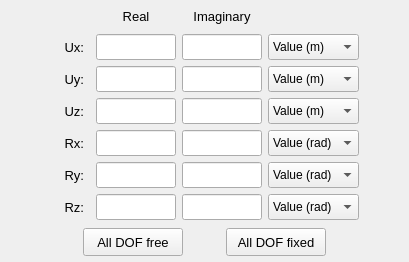
              <widget class="QFrame" name="frame_8">
               <property name="minimumSize">
                <size>
                 <width>340</width>
                 <height>0</height>
                </size>
               </property>
               <property name="maximumSize">
                <size>
                 <width>16777215</width>
                 <height>320</height>
                </size>
               </property>
               <property name="font">
                <font>
                 <pointsize>10</pointsize>
                </font>
               </property>
               <property name="frameShape">
                <enum>QFrame::NoFrame</enum>
               </property>
               <property name="frameShadow">
                <enum>QFrame::Raised</enum>
               </property>
               <layout class="QGridLayout" name="gridLayout">
                <property name="leftMargin">
                 <number>4</number>
                </property>
                <property name="topMargin">
                 <number>4</number>
                </property>
                <property name="rightMargin">
                 <number>4</number>
                </property>
                <property name="bottomMargin">
                 <number>4</number>
                </property>
                <property name="spacing">
                 <number>6</number>
                </property>
                <item row="6" column="4">
                 <widget class="QLineEdit" name="lineEdit_real_rx">
                  <property name="minimumSize">
                   <size>
                    <width>80</width>
                    <height>26</height>
                   </size>
                  </property>
                  <property name="maximumSize">
                   <size>
                    <width>80</width>
                    <height>26</height>
                   </size>
                  </property>
                  <property name="font">
                   <font>
                    <pointsize>10</pointsize>
                    <weight>50</weight>
                    <bold>false</bold>
                   </font>
                  </property>
                  <property name="styleSheet">
                   <string notr="true"/>
                  </property>
                  <property name="alignment">
                   <set>Qt::AlignCenter</set>
                  </property>
                 </widget>
                </item>
                <item row="6" column="2">
                 <widget class="QLabel" name="label_Rx_constant">
                  <property name="minimumSize">
                   <size>
                    <width>40</width>
                    <height>26</height>
                   </size>
                  </property>
                  <property name="maximumSize">
                   <size>
                    <width>80</width>
                    <height>26</height>
                   </size>
                  </property>
                  <property name="font">
                   <font>
                    <pointsize>10</pointsize>
                   </font>
                  </property>
                  <property name="text">
                   <string>Rx:</string>
                  </property>
                  <property name="alignment">
                   <set>Qt::AlignRight|Qt::AlignTrailing|Qt::AlignVCenter</set>
                  </property>
                 </widget>
                </item>
                <item row="3" column="6">
                 <widget class="QComboBox" name="comboBox_displacement_ux">
                  <property name="minimumSize">
                   <size>
                    <width>90</width>
                    <height>26</height>
                   </size>
                  </property>
                  <property name="font">
                   <font>
                    <pointsize>9</pointsize>
                   </font>
                  </property>
                  <item>
                   <property name="text">
                    <string>Value (m)</string>
                   </property>
                  </item>
                  <item>
                   <property name="text">
                    <string>Free</string>
                   </property>
                  </item>
                  <item>
                   <property name="text">
                    <string>Fixed</string>
                   </property>
                  </item>
                 </widget>
                </item>
                <item row="4" column="5">
                 <widget class="QLineEdit" name="lineEdit_imag_uy">
                  <property name="minimumSize">
                   <size>
                    <width>80</width>
                    <height>26</height>
                   </size>
                  </property>
                  <property name="maximumSize">
                   <size>
                    <width>80</width>
                    <height>26</height>
                   </size>
                  </property>
                  <property name="font">
                   <font>
                    <family>MS Shell Dlg 2</family>
                    <pointsize>10</pointsize>
                    <weight>50</weight>
                    <italic>false</italic>
                    <bold>false</bold>
                   </font>
                  </property>
                  <property name="styleSheet">
                   <string notr="true"/>
                  </property>
                  <property name="alignment">
                   <set>Qt::AlignCenter</set>
                  </property>
                 </widget>
                </item>
                <item row="5" column="6">
                 <widget class="QComboBox" name="comboBox_displacement_uz">
                  <property name="minimumSize">
                   <size>
                    <width>90</width>
                    <height>26</height>
                   </size>
                  </property>
                  <property name="font">
                   <font>
                    <pointsize>9</pointsize>
                   </font>
                  </property>
                  <item>
                   <property name="text">
                    <string>Value (m)</string>
                   </property>
                  </item>
                  <item>
                   <property name="text">
                    <string>Free</string>
                   </property>
                  </item>
                  <item>
                   <property name="text">
                    <string>Fixed</string>
                   </property>
                  </item>
                 </widget>
                </item>
                <item row="4" column="6">
                 <widget class="QComboBox" name="comboBox_displacement_uy">
                  <property name="minimumSize">
                   <size>
                    <width>90</width>
                    <height>26</height>
                   </size>
                  </property>
                  <property name="font">
                   <font>
                    <pointsize>9</pointsize>
                   </font>
                  </property>
                  <item>
                   <property name="text">
                    <string>Value (m)</string>
                   </property>
                  </item>
                  <item>
                   <property name="text">
                    <string>Free</string>
                   </property>
                  </item>
                  <item>
                   <property name="text">
                    <string>Fixed</string>
                   </property>
                  </item>
                 </widget>
                </item>
                <item row="3" column="8">
                 <spacer name="horizontalSpacer">
                  <property name="orientation">
                   <enum>Qt::Horizontal</enum>
                  </property>
                  <property name="sizeHint" stdset="0">
                   <size>
                    <width>40</width>
                    <height>20</height>
                   </size>
                  </property>
                 </spacer>
                </item>
                <item row="3" column="0">
                 <spacer name="horizontalSpacer_2">
                  <property name="orientation">
                   <enum>Qt::Horizontal</enum>
                  </property>
                  <property name="sizeHint" stdset="0">
                   <size>
                    <width>40</width>
                    <height>20</height>
                   </size>
                  </property>
                 </spacer>
                </item>
                <item row="2" column="4">
                 <widget class="QLabel" name="label_4">
                  <property name="minimumSize">
                   <size>
                    <width>80</width>
                    <height>24</height>
                   </size>
                  </property>
                  <property name="maximumSize">
                   <size>
                    <width>80</width>
                    <height>24</height>
                   </size>
                  </property>
                  <property name="font">
                   <font>
                    <family>MS Shell Dlg 2</family>
                    <pointsize>10</pointsize>
                    <weight>50</weight>
                    <italic>false</italic>
                    <bold>false</bold>
                   </font>
                  </property>
                  <property name="text">
                   <string>Real</string>
                  </property>
                  <property name="alignment">
                   <set>Qt::AlignCenter</set>
                  </property>
                 </widget>
                </item>
                <item row="2" column="5">
                 <widget class="QLabel" name="label_20">
                  <property name="minimumSize">
                   <size>
                    <width>80</width>
                    <height>24</height>
                   </size>
                  </property>
                  <property name="maximumSize">
                   <size>
                    <width>80</width>
                    <height>24</height>
                   </size>
                  </property>
                  <property name="font">
                   <font>
                    <family>MS Shell Dlg 2</family>
                    <pointsize>10</pointsize>
                    <weight>50</weight>
                    <italic>false</italic>
                    <bold>false</bold>
                   </font>
                  </property>
                  <property name="text">
                   <string>Imaginary</string>
                  </property>
                  <property name="alignment">
                   <set>Qt::AlignCenter</set>
                  </property>
                 </widget>
                </item>
                <item row="3" column="4">
                 <widget class="QLineEdit" name="lineEdit_real_ux">
                  <property name="minimumSize">
                   <size>
                    <width>80</width>
                    <height>26</height>
                   </size>
                  </property>
                  <property name="maximumSize">
                   <size>
                    <width>80</width>
                    <height>26</height>
                   </size>
                  </property>
                  <property name="font">
                   <font>
                    <family>MS Shell Dlg 2</family>
                    <pointsize>10</pointsize>
                    <weight>50</weight>
                    <italic>false</italic>
                    <bold>false</bold>
                   </font>
                  </property>
                  <property name="styleSheet">
                   <string notr="true"/>
                  </property>
                  <property name="text">
                   <string/>
                  </property>
                  <property name="alignment">
                   <set>Qt::AlignCenter</set>
                  </property>
                 </widget>
                </item>
                <item row="7" column="2">
                 <widget class="QLabel" name="label_Ry_constant">
                  <property name="minimumSize">
                   <size>
                    <width>40</width>
                    <height>26</height>
                   </size>
                  </property>
                  <property name="maximumSize">
                   <size>
                    <width>80</width>
                    <height>26</height>
                   </size>
                  </property>
                  <property name="font">
                   <font>
                    <pointsize>10</pointsize>
                   </font>
                  </property>
                  <property name="text">
                   <string> Ry:</string>
                  </property>
                  <property name="alignment">
                   <set>Qt::AlignRight|Qt::AlignTrailing|Qt::AlignVCenter</set>
                  </property>
                 </widget>
                </item>
                <item row="5" column="5">
                 <widget class="QLineEdit" name="lineEdit_imag_uz">
                  <property name="minimumSize">
                   <size>
                    <width>80</width>
                    <height>26</height>
                   </size>
                  </property>
                  <property name="maximumSize">
                   <size>
                    <width>80</width>
                    <height>26</height>
                   </size>
                  </property>
                  <property name="font">
                   <font>
                    <family>MS Shell Dlg 2</family>
                    <pointsize>10</pointsize>
                    <weight>50</weight>
                    <italic>false</italic>
                    <bold>false</bold>
                   </font>
                  </property>
                  <property name="styleSheet">
                   <string notr="true"/>
                  </property>
                  <property name="alignment">
                   <set>Qt::AlignCenter</set>
                  </property>
                 </widget>
                </item>
                <item row="5" column="4">
                 <widget class="QLineEdit" name="lineEdit_real_uz">
                  <property name="minimumSize">
                   <size>
                    <width>80</width>
                    <height>26</height>
                   </size>
                  </property>
                  <property name="maximumSize">
                   <size>
                    <width>80</width>
                    <height>26</height>
                   </size>
                  </property>
                  <property name="font">
                   <font>
                    <family>MS Shell Dlg 2</family>
                    <pointsize>10</pointsize>
                    <weight>50</weight>
                    <italic>false</italic>
                    <bold>false</bold>
                   </font>
                  </property>
                  <property name="styleSheet">
                   <string notr="true"/>
                  </property>
                  <property name="alignment">
                   <set>Qt::AlignCenter</set>
                  </property>
                 </widget>
                </item>
                <item row="4" column="4">
                 <widget class="QLineEdit" name="lineEdit_real_uy">
                  <property name="minimumSize">
                   <size>
                    <width>80</width>
                    <height>26</height>
                   </size>
                  </property>
                  <property name="maximumSize">
                   <size>
                    <width>80</width>
                    <height>26</height>
                   </size>
                  </property>
                  <property name="font">
                   <font>
                    <family>MS Shell Dlg 2</family>
                    <pointsize>10</pointsize>
                    <weight>50</weight>
                    <italic>false</italic>
                    <bold>false</bold>
                   </font>
                  </property>
                  <property name="styleSheet">
                   <string notr="true"/>
                  </property>
                  <property name="alignment">
                   <set>Qt::AlignCenter</set>
                  </property>
                 </widget>
                </item>
                <item row="5" column="2">
                 <widget class="QLabel" name="label_Uz_constant">
                  <property name="minimumSize">
                   <size>
                    <width>40</width>
                    <height>26</height>
                   </size>
                  </property>
                  <property name="maximumSize">
                   <size>
                    <width>80</width>
                    <height>26</height>
                   </size>
                  </property>
                  <property name="font">
                   <font>
                    <family>MS Shell Dlg 2</family>
                    <pointsize>10</pointsize>
                    <weight>50</weight>
                    <italic>false</italic>
                    <bold>false</bold>
                   </font>
                  </property>
                  <property name="text">
                   <string>Uz:</string>
                  </property>
                  <property name="alignment">
                   <set>Qt::AlignRight|Qt::AlignTrailing|Qt::AlignVCenter</set>
                  </property>
                 </widget>
                </item>
                <item row="3" column="5">
                 <widget class="QLineEdit" name="lineEdit_imag_ux">
                  <property name="minimumSize">
                   <size>
                    <width>80</width>
                    <height>26</height>
                   </size>
                  </property>
                  <property name="maximumSize">
                   <size>
                    <width>80</width>
                    <height>26</height>
                   </size>
                  </property>
                  <property name="font">
                   <font>
                    <family>MS Shell Dlg 2</family>
                    <pointsize>10</pointsize>
                    <weight>50</weight>
                    <italic>false</italic>
                    <bold>false</bold>
                   </font>
                  </property>
                  <property name="styleSheet">
                   <string notr="true"/>
                  </property>
                  <property name="alignment">
                   <set>Qt::AlignCenter</set>
                  </property>
                 </widget>
                </item>
                <item row="4" column="2">
                 <widget class="QLabel" name="label_Uy_constant">
                  <property name="minimumSize">
                   <size>
                    <width>40</width>
                    <height>26</height>
                   </size>
                  </property>
                  <property name="maximumSize">
                   <size>
                    <width>80</width>
                    <height>26</height>
                   </size>
                  </property>
                  <property name="font">
                   <font>
                    <family>MS Shell Dlg 2</family>
                    <pointsize>10</pointsize>
                    <weight>50</weight>
                    <italic>false</italic>
                    <bold>false</bold>
                   </font>
                  </property>
                  <property name="text">
                   <string>Uy:</string>
                  </property>
                  <property name="alignment">
                   <set>Qt::AlignRight|Qt::AlignTrailing|Qt::AlignVCenter</set>
                  </property>
                 </widget>
                </item>
                <item row="8" column="5">
                 <widget class="QLineEdit" name="lineEdit_imag_rz">
                  <property name="minimumSize">
                   <size>
                    <width>80</width>
                    <height>26</height>
                   </size>
                  </property>
                  <property name="maximumSize">
                   <size>
                    <width>80</width>
                    <height>26</height>
                   </size>
                  </property>
                  <property name="font">
                   <font>
                    <pointsize>10</pointsize>
                    <weight>50</weight>
                    <bold>false</bold>
                   </font>
                  </property>
                  <property name="styleSheet">
                   <string notr="true"/>
                  </property>
                  <property name="alignment">
                   <set>Qt::AlignCenter</set>
                  </property>
                 </widget>
                </item>
                <item row="7" column="5">
                 <widget class="QLineEdit" name="lineEdit_imag_ry">
                  <property name="minimumSize">
                   <size>
                    <width>80</width>
                    <height>26</height>
                   </size>
                  </property>
                  <property name="maximumSize">
                   <size>
                    <width>80</width>
                    <height>26</height>
                   </size>
                  </property>
                  <property name="font">
                   <font>
                    <pointsize>10</pointsize>
                    <weight>50</weight>
                    <bold>false</bold>
                   </font>
                  </property>
                  <property name="styleSheet">
                   <string notr="true"/>
                  </property>
                  <property name="alignment">
                   <set>Qt::AlignCenter</set>
                  </property>
                 </widget>
                </item>
                <item row="7" column="4">
                 <widget class="QLineEdit" name="lineEdit_real_ry">
                  <property name="minimumSize">
                   <size>
                    <width>80</width>
                    <height>26</height>
                   </size>
                  </property>
                  <property name="maximumSize">
                   <size>
                    <width>80</width>
                    <height>26</height>
                   </size>
                  </property>
                  <property name="font">
                   <font>
                    <pointsize>10</pointsize>
                    <weight>50</weight>
                    <bold>false</bold>
                   </font>
                  </property>
                  <property name="styleSheet">
                   <string notr="true"/>
                  </property>
                  <property name="alignment">
                   <set>Qt::AlignCenter</set>
                  </property>
                 </widget>
                </item>
                <item row="8" column="4">
                 <widget class="QLineEdit" name="lineEdit_real_rz">
                  <property name="minimumSize">
                   <size>
                    <width>80</width>
                    <height>26</height>
                   </size>
                  </property>
                  <property name="maximumSize">
                   <size>
                    <width>80</width>
                    <height>26</height>
                   </size>
                  </property>
                  <property name="font">
                   <font>
                    <pointsize>10</pointsize>
                    <weight>50</weight>
                    <bold>false</bold>
                   </font>
                  </property>
                  <property name="styleSheet">
                   <string notr="true"/>
                  </property>
                  <property name="alignment">
                   <set>Qt::AlignCenter</set>
                  </property>
                 </widget>
                </item>
                <item row="6" column="5">
                 <widget class="QLineEdit" name="lineEdit_imag_rx">
                  <property name="minimumSize">
                   <size>
                    <width>80</width>
                    <height>26</height>
                   </size>
                  </property>
                  <property name="maximumSize">
                   <size>
                    <width>80</width>
                    <height>26</height>
                   </size>
                  </property>
                  <property name="font">
                   <font>
                    <pointsize>10</pointsize>
                    <weight>50</weight>
                    <bold>false</bold>
                   </font>
                  </property>
                  <property name="styleSheet">
                   <string notr="true"/>
                  </property>
                  <property name="alignment">
                   <set>Qt::AlignCenter</set>
                  </property>
                 </widget>
                </item>
                <item row="3" column="2">
                 <widget class="QLabel" name="label_Ux_constant">
                  <property name="minimumSize">
                   <size>
                    <width>40</width>
                    <height>26</height>
                   </size>
                  </property>
                  <property name="maximumSize">
                   <size>
                    <width>80</width>
                    <height>26</height>
                   </size>
                  </property>
                  <property name="font">
                   <font>
                    <family>MS Shell Dlg 2</family>
                    <pointsize>10</pointsize>
                    <weight>50</weight>
                    <italic>false</italic>
                    <bold>false</bold>
                   </font>
                  </property>
                  <property name="text">
                   <string>Ux:</string>
                  </property>
                  <property name="alignment">
                   <set>Qt::AlignRight|Qt::AlignTrailing|Qt::AlignVCenter</set>
                  </property>
                 </widget>
                </item>
                <item row="8" column="2">
                 <widget class="QLabel" name="label_Rz_constant">
                  <property name="minimumSize">
                   <size>
                    <width>40</width>
                    <height>26</height>
                   </size>
                  </property>
                  <property name="maximumSize">
                   <size>
                    <width>80</width>
                    <height>26</height>
                   </size>
                  </property>
                  <property name="font">
                   <font>
                    <pointsize>10</pointsize>
                   </font>
                  </property>
                  <property name="text">
                   <string>Rz:</string>
                  </property>
                  <property name="alignment">
                   <set>Qt::AlignRight|Qt::AlignTrailing|Qt::AlignVCenter</set>
                  </property>
                 </widget>
                </item>
                <item row="8" column="6">
                 <widget class="QComboBox" name="comboBox_rotation_rz">
                  <property name="minimumSize">
                   <size>
                    <width>90</width>
                    <height>26</height>
                   </size>
                  </property>
                  <property name="font">
                   <font>
                    <pointsize>9</pointsize>
                   </font>
                  </property>
                  <item>
                   <property name="text">
                    <string>Value (rad)</string>
                   </property>
                  </item>
                  <item>
                   <property name="text">
                    <string>Free</string>
                   </property>
                  </item>
                  <item>
                   <property name="text">
                    <string>Fixed</string>
                   </property>
                  </item>
                 </widget>
                </item>
                <item row="7" column="6">
                 <widget class="QComboBox" name="comboBox_rotation_ry">
                  <property name="minimumSize">
                   <size>
                    <width>90</width>
                    <height>26</height>
                   </size>
                  </property>
                  <property name="font">
                   <font>
                    <pointsize>9</pointsize>
                   </font>
                  </property>
                  <item>
                   <property name="text">
                    <string>Value (rad)</string>
                   </property>
                  </item>
                  <item>
                   <property name="text">
                    <string>Free</string>
                   </property>
                  </item>
                  <item>
                   <property name="text">
                    <string>Fixed</string>
                   </property>
                  </item>
                 </widget>
                </item>
                <item row="6" column="6">
                 <widget class="QComboBox" name="comboBox_rotation_rx">
                  <property name="minimumSize">
                   <size>
                    <width>90</width>
                    <height>26</height>
                   </size>
                  </property>
                  <property name="font">
                   <font>
                    <pointsize>9</pointsize>
                   </font>
                  </property>
                  <item>
                   <property name="text">
                    <string>Value (rad)</string>
                   </property>
                  </item>
                  <item>
                   <property name="text">
                    <string>Free</string>
                   </property>
                  </item>
                  <item>
                   <property name="text">
                    <string>Fixed</string>
                   </property>
                  </item>
                 </widget>
                </item>
                <item row="9" column="2" colspan="6">
                 <widget class="QFrame" name="frame_10">
                  <property name="minimumSize">
                   <size>
                    <width>0</width>
                    <height>0</height>
                   </size>
                  </property>
                  <property name="maximumSize">
                   <size>
                    <width>16777215</width>
                    <height>40</height>
                   </size>
                  </property>
                  <property name="frameShape">
                   <enum>QFrame::NoFrame</enum>
                  </property>
                  <property name="frameShadow">
                   <enum>QFrame::Raised</enum>
                  </property>
                  <layout class="QGridLayout" name="gridLayout_14">
                   <property name="leftMargin">
                    <number>2</number>
                   </property>
                   <property name="topMargin">
                    <number>2</number>
                   </property>
                   <property name="rightMargin">
                    <number>2</number>
                   </property>
                   <property name="bottomMargin">
                    <number>2</number>
                   </property>
                   <item row="0" column="1">
                    <widget class="QPushButton" name="pushButton_all_dof_fixed">
                     <property name="minimumSize">
                      <size>
                       <width>100</width>
                       <height>28</height>
                      </size>
                     </property>
                     <property name="maximumSize">
                      <size>
                       <width>100</width>
                       <height>28</height>
                      </size>
                     </property>
                     <property name="font">
                      <font>
                       <pointsize>10</pointsize>
                      </font>
                     </property>
                     <property name="styleSheet">
                      <string notr="true"/>
                     </property>
                     <property name="text">
                      <string>All DOF fixed</string>
                     </property>
                     <property name="autoDefault">
                      <bool>false</bool>
                     </property>
                    </widget>
                   </item>
                   <item row="0" column="0">
                    <widget class="QPushButton" name="pushButton_all_dof_free">
                     <property name="minimumSize">
                      <size>
                       <width>40</width>
                       <height>28</height>
                      </size>
                     </property>
                     <property name="maximumSize">
                      <size>
                       <width>100</width>
                       <height>28</height>
                      </size>
                     </property>
                     <property name="font">
                      <font>
                       <pointsize>10</pointsize>
                      </font>
                     </property>
                     <property name="styleSheet">
                      <string notr="true"/>
                     </property>
                     <property name="text">
                      <string>All DOF free</string>
                     </property>
                     <property name="iconSize">
                      <size>
                       <width>22</width>
                       <height>22</height>
                      </size>
                     </property>
                     <property name="autoDefault">
                      <bool>false</bool>
                     </property>
                    </widget>
                   </item>
                  </layout>
                 </widget>
                </item>
               </layout>
              </widget>
